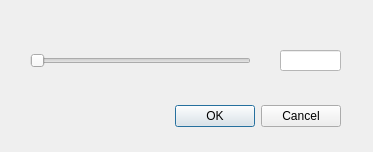
<?xml version="1.0" encoding="UTF-8"?>
<ui version="4.0">
 <class>Dialog</class>
 <widget class="QDialog" name="Dialog">
  <property name="geometry">
   <rect>
    <x>0</x>
    <y>0</y>
    <width>373</width>
    <height>152</height>
   </rect>
  </property>
  <property name="windowTitle">
   <string>Dialog</string>
  </property>
  <property name="styleSheet">
   <string notr="true"/>
  </property>
  <widget class="QDialogButtonBox" name="buttonBox">
   <property name="geometry">
    <rect>
     <x>30</x>
     <y>100</y>
     <width>311</width>
     <height>32</height>
    </rect>
   </property>
   <property name="orientation">
    <enum>Qt::Horizontal</enum>
   </property>
   <property name="standardButtons">
    <set>QDialogButtonBox::Cancel|QDialogButtonBox::Ok</set>
   </property>
  </widget>
  <widget class="QSlider" name="set_duration">
   <property name="geometry">
    <rect>
     <x>30</x>
     <y>50</y>
     <width>221</width>
     <height>22</height>
    </rect>
   </property>
   <property name="orientation">
    <enum>Qt::Horizontal</enum>
   </property>
  </widget>
  <widget class="QLineEdit" name="show_duration">
   <property name="enabled">
    <bool>false</bool>
   </property>
   <property name="geometry">
    <rect>
     <x>280</x>
     <y>50</y>
     <width>61</width>
     <height>21</height>
    </rect>
   </property>
   <property name="cursor">
    <cursorShape>ArrowCursor</cursorShape>
   </property>
   <property name="styleSheet">
    <string notr="true">color: black; background: white;</string>
   </property>
  </widget>
 </widget>
 <resources/>
 <connections>
  <connection>
   <sender>buttonBox</sender>
   <signal>rejected()</signal>
   <receiver>Dialog</receiver>
   <slot>reject()</slot>
   <hints>
    <hint type="sourcelabel">
     <x>316</x>
     <y>260</y>
    </hint>
    <hint type="destinationlabel">
     <x>286</x>
     <y>274</y>
    </hint>
   </hints>
  </connection>
  <connection>
   <sender>buttonBox</sender>
   <signal>accepted()</signal>
   <receiver>Dialog</receiver>
   <slot>accept()</slot>
   <hints>
    <hint type="sourcelabel">
     <x>248</x>
     <y>254</y>
    </hint>
    <hint type="destinationlabel">
     <x>157</x>
     <y>274</y>
    </hint>
   </hints>
  </connection>
 </connections>
</ui>
